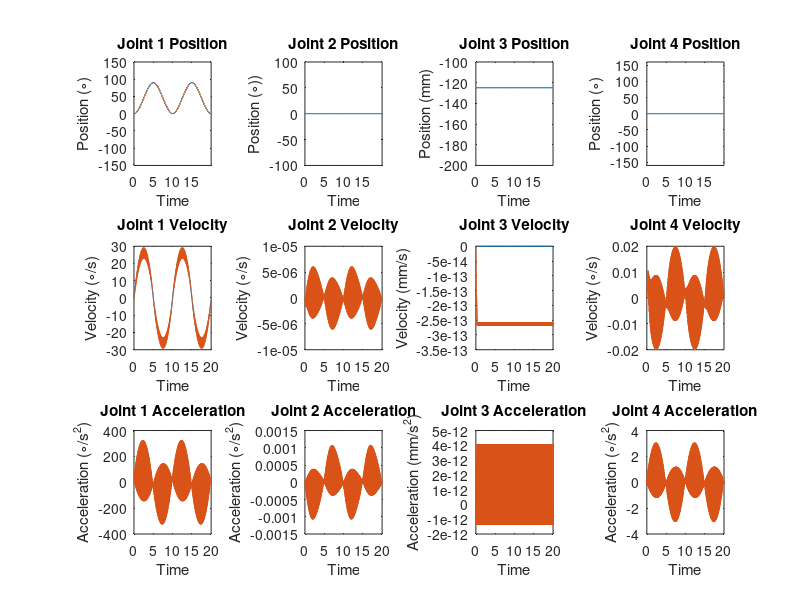
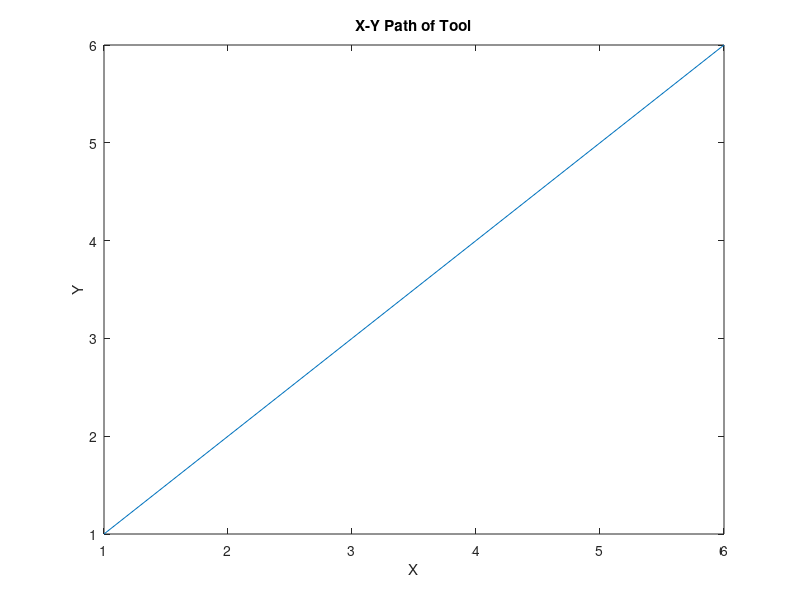

The MATLAB script that drew these images, in order:

% Opening files

plannedPFile = fopen('plannedP.txt', 'r');
plannedVFile = fopen('plannedV.txt', 'r');
plannedAFile = fopen('plannedA.txt', 'r');

simPFile = fopen('simP.txt', 'r');
simVFile = fopen('simV.txt', 'r');
simAFile = fopen('simA.txt', 'r');

XYFile = fopen('XY.txt', 'r');

% Setting format to read data (input file should be 'theta1 theta2 d3 theta4 /n')

formatSpec1 = '%f %f %f %f %f '; % for joint variable files
formatSpec2 = '%f %f '; % for x-y mapping file

% Set up size of array where we'll be putting data

size1 = [5 Inf];
size2 = [2 Inf];

% Putting file contents into array of column vectors

PP = fscanf(plannedPFile, formatSpec1, size1);
PV = fscanf(plannedVFile, formatSpec1, size1);
PA = fscanf(plannedAFile, formatSpec1, size1);

SP = fscanf(simPFile, formatSpec1, size1);
SV = fscanf(simVFile, formatSpec1, size1);
SA = fscanf(simAFile, formatSpec1, size1);

XY = fscanf(XYFile, formatSpec2, size2);

% Closing files

fclose(plannedPFile);
fclose(plannedVFile);
fclose(plannedAFile);

fclose(simPFile);
fclose(simVFile);
fclose(simAFile);

fclose(XYFile);

% Extracting info from files for plottable variables

[m,n] = size(PP);
[a,b] = size(SP);
[c,d] = size(XY);

% Time 

tPlanned = PP(1, 1:n);
tSim = SP(1, 1:b);

% Planned position

theta1PP = PP(2, 1:n);
theta2PP = PP(3, 1:n);
d3PP = PP(4, 1:n);
theta4PP = PP(5, 1:n);

% Planned velocity

theta1PV = PV(2, 1:n);
theta2PV = PV(3, 1:n);
d3PV = PV(4, 1:n);
theta4PV = PV(5, 1:n);

% Planned accel

theta1PA = PA(2, 1:n);
theta2PA = PA(3, 1:n);
d3PA = PA(4, 1:n);
theta4PA = PA(5, 1:n);

% Simulator Output position

theta1SP = SP(2, 1:b);
theta2SP = SP(3, 1:b);
d3SP = SP(4, 1:b);
theta4SP = SP(5, 1:b);

% Simulator Output velocity

theta1SV = SV(2, 1:b);
theta2SV = SV(3, 1:b);
d3SV = SV(4, 1:b);
theta4SV = SV(5, 1:b);

% Simulator Output accel

theta1SA = SA(2, 1:b);
theta2SA = SA(3, 1:b);
d3SA = SA(4, 1:b);
theta4SA = SA(5, 1:b);

% X-Y Mapping

x = XY(1,1:d);
y = XY(2,1:d);


% PLOTTING!!!!!!! -----------------------------------

figure

% Joint Positions

subplot(3,4,1)
plot(tPlanned, theta1PP, tSim, theta1SP)
title('Joint 1 Position')
xlabel('Time')
ylabel('Position (\circ)')
axis([0 inf -150 150]);

subplot(3,4,2)
plot(tPlanned, theta2PP, tSim, theta2SP)
title('Joint 2 Position')
xlabel('Time')
ylabel('Position (\circ))')
axis([0 inf -100 100]);

subplot(3,4,3)
plot(tPlanned, d3PP, tSim, d3SP)
title('Joint 3 Position')
xlabel('Time')
ylabel('Position (mm)')
axis([0 inf -200 -100]);

subplot(3,4,4)
plot(tPlanned, theta4PP, tSim, theta4SP)
title('Joint 4 Position')
xlabel('Time')
ylabel('Position (\circ)')
axis([0 inf -160 160]);

% Joint Velocities

subplot(3,4,5)
plot(tPlanned, theta1PV, tSim, theta1SV)
title('Joint 1 Velocity')
xlabel('Time')
ylabel('Velocity (\circ/s)')

subplot(3,4,6)
plot(tPlanned, theta2PV, tSim, theta2SV)
title('Joint 2 Velocity')
xlabel('Time')
ylabel('Velocity (\circ/s)')

subplot(3,4,7)
plot(tPlanned, d3PV, tSim, d3SV)
title('Joint 3 Velocity')
xlabel('Time')
ylabel('Velocity (mm/s)')

subplot(3,4,8)
plot(tPlanned, theta4PV, tSim, theta4SV)
title('Joint 4 Velocity')
xlabel('Time')
ylabel('Velocity (\circ/s)')

% Joint Accelerations

subplot(3,4,9)
plot(tPlanned, theta1PA, tSim, theta1SA)
title('Joint 1 Acceleration')
xlabel('Time')
ylabel('Acceleration (\circ/s^{2})')

subplot(3,4,10)
plot(tPlanned, theta2PA, tSim, theta2SA)
title('Joint 2 Acceleration')
xlabel('Time')
ylabel('Acceleration (\circ/s^{2})')

subplot(3,4,11)
plot(tPlanned, d3PA, tSim, d3SA)
title('Joint 3 Acceleration')
xlabel('Time')
ylabel('Acceleration (mm/s^{2})')

subplot(3,4,12)
plot(tPlanned, theta4PA, tSim, theta4SA)
title('Joint 4 Acceleration')
xlabel('Time')
ylabel('Acceleration (\circ/s^{2})')

% X-Y Map

figure
plot(x,y)
title('X-Y Path of Tool')
xlabel('X')
ylabel('Y')


